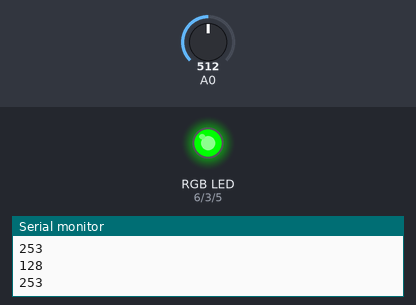
Simulated run of this sketch. Board: Arduino Uno, built with avr-gcc and run on an emulated ATmega328P. Shown: an RGB LED mixed from three pins (HIGH = lit), the last lines printed to the serial monitor. The inputs (shaded band) are chosen by the test bench; at power-on: A0 = 512. Dim RGB values are drawn brighter than linear.

Above: at 1.2 s.
1.3 s: A0 set to 716
At 1.9 s:
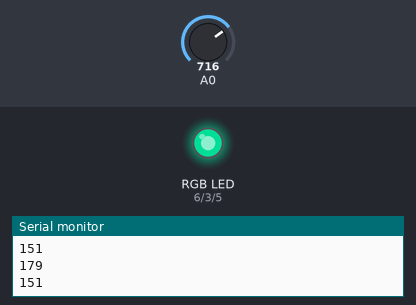
2.8 s: A0 set to 900
At 4.0 s:
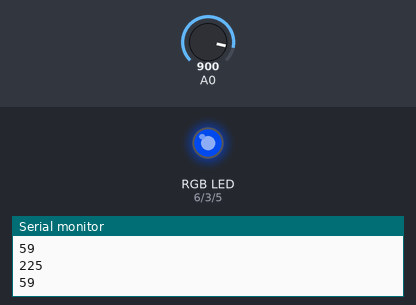
4.3 s: A0 set to 1023
At 4.8 s:
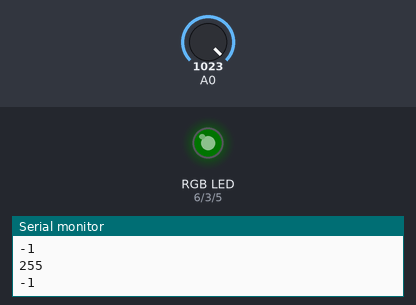
5.8 s: A0 set to 306
At 6.7 s:
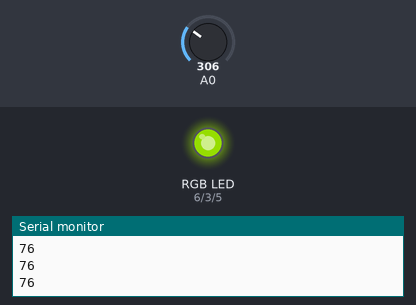
7.3 s: A0 set to 122
At 8.3 s:
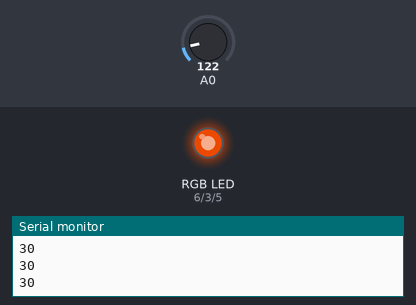
8.8 s: A0 set to 0
At 10.1 s:
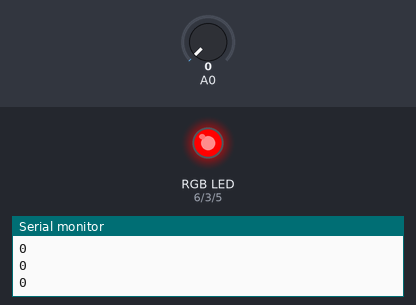
Timing chart, 0 to 11.3 s (numbered marks = the images above; inputs shaded):
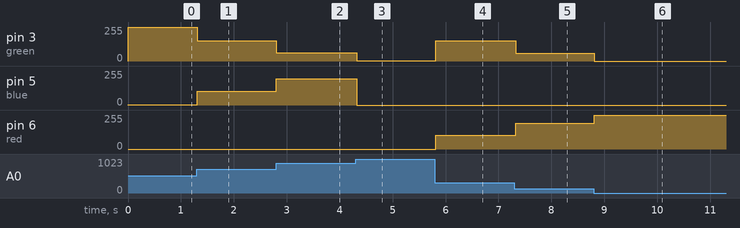

Measured:
- after the input at 1.3 s, pin 3 (green): 255/255 → 153/255 at once; pin 5 (blue): 2/255 → 104/255 at once
- after the input at 2.8 s, pin 3 (green): 153/255 → 61/255 at once; pin 5 (blue): 104/255 → 196/255 at once
- after the input at 4.3 s, pin 3 (green): 61/255 → 1/255 at once; pin 5 (blue): 196/255 → 0/255 at once
- after the input at 5.8 s, pin 3 (green): 1/255 → 152/255 at once; pin 6 (red): 0/255 → 103/255 at once
- after the input at 7.3 s, pin 3 (green): 152/255 → 60/255 at once; pin 6 (red): 103/255 → 195/255 at once
- after the input at 8.8 s, pin 3 (green): 60/255 → 0/255 at once; pin 6 (red): 195/255 → 255/255 at once

The sketch:

Color_Lamp.ino
```cpp
const int green = 3;
const int red = 6;
const int blue = 5;


void setup() {
  // put your setup code here, to run once:
  Serial.begin(9600);
  pinMode(green, OUTPUT);
  pinMode(red, OUTPUT);
  pinMode(blue, OUTPUT);

}
int sensor;


void loop() {
  // put your main code here, to run repeatedly:

  sensor = analogRead(A0)/4;
  Serial.println(sensor);
  if (sensor < 127){
    analogWrite(red, 255-2*sensor);
    analogWrite(green, 2*sensor);
    analogWrite(blue, 0);
  }

  else {
    analogWrite(red, 0);
    analogWrite(green, 255-2*(sensor-128));
    analogWrite(blue, 2*(sensor-127));
   Serial.println(255-2*(sensor-127));

  }

  delay(30);
}
```
